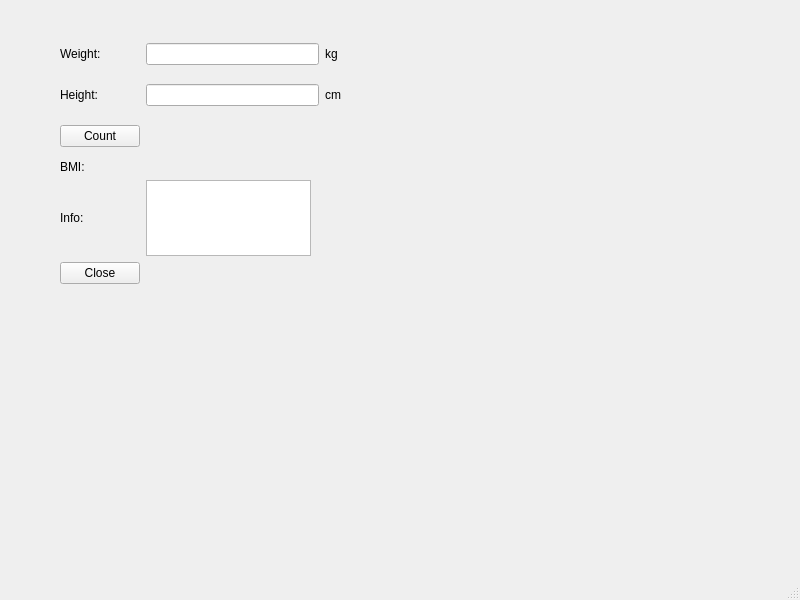
<?xml version="1.0" encoding="UTF-8"?>
<ui version="4.0">
 <class>MainWindow</class>
 <widget class="QMainWindow" name="MainWindow">
  <property name="geometry">
   <rect>
    <x>0</x>
    <y>0</y>
    <width>800</width>
    <height>600</height>
   </rect>
  </property>
  <property name="windowTitle">
   <string>MainWindow</string>
  </property>
  <widget class="QWidget" name="centralwidget">
   <widget class="QWidget" name="gridLayoutWidget">
    <property name="geometry">
     <rect>
      <x>60</x>
      <y>30</y>
      <width>281</width>
      <height>131</height>
     </rect>
    </property>
    <layout class="QGridLayout" name="gridLayout">
     <item row="2" column="0">
      <widget class="QPushButton" name="countButton">
       <property name="text">
        <string>Count</string>
       </property>
      </widget>
     </item>
     <item row="1" column="0">
      <widget class="QLabel" name="label">
       <property name="text">
        <string>Height:</string>
       </property>
      </widget>
     </item>
     <item row="1" column="1">
      <widget class="QLineEdit" name="heightLineEdit"/>
     </item>
     <item row="0" column="1">
      <widget class="QLineEdit" name="weightLineEdit"/>
     </item>
     <item row="0" column="0">
      <widget class="QLabel" name="label_2">
       <property name="text">
        <string>Weight:</string>
       </property>
      </widget>
     </item>
     <item row="0" column="2">
      <widget class="QLabel" name="label_5">
       <property name="text">
        <string>kg</string>
       </property>
      </widget>
     </item>
     <item row="1" column="2">
      <widget class="QLabel" name="label_6">
       <property name="text">
        <string>cm</string>
       </property>
      </widget>
     </item>
    </layout>
   </widget>
   <widget class="QWidget" name="gridLayoutWidget_2">
    <property name="geometry">
     <rect>
      <x>60</x>
      <y>160</y>
      <width>251</width>
      <height>124</height>
     </rect>
    </property>
    <layout class="QGridLayout" name="gridLayout_2">
     <item row="0" column="0">
      <widget class="QLabel" name="label_3">
       <property name="text">
        <string>BMI:</string>
       </property>
      </widget>
     </item>
     <item row="1" column="0">
      <widget class="QLabel" name="label_4">
       <property name="text">
        <string>Info:</string>
       </property>
      </widget>
     </item>
     <item row="0" column="1">
      <widget class="QLabel" name="resultLabel">
       <property name="text">
        <string/>
       </property>
      </widget>
     </item>
     <item row="2" column="0">
      <widget class="QPushButton" name="closeButton">
       <property name="text">
        <string>Close</string>
       </property>
      </widget>
     </item>
     <item row="1" column="1">
      <widget class="QTextBrowser" name="infoTextBrowser"/>
     </item>
    </layout>
   </widget>
  </widget>
  <widget class="QMenuBar" name="menubar">
   <property name="geometry">
    <rect>
     <x>0</x>
     <y>0</y>
     <width>800</width>
     <height>21</height>
    </rect>
   </property>
  </widget>
  <widget class="QStatusBar" name="statusbar"/>
 </widget>
 <resources/>
 <connections/>
</ui>
